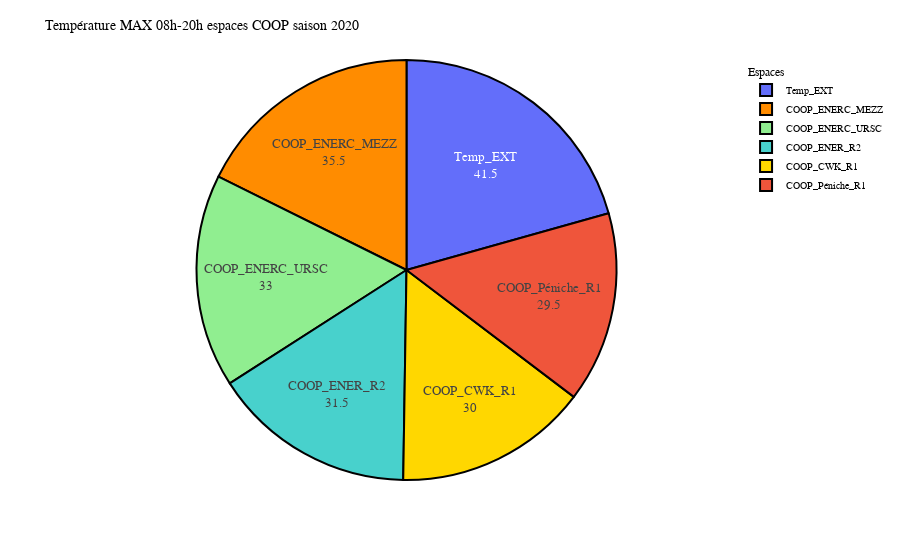

The notebook cell this image was saved under:
### Code cell
fig = px.pie(dfmaxjour, values='Max', names='Espace COOP')
colors = ['gold', 'mediumturquoise', 'darkorange', 'lightgreen']
fig.update_layout(title_text='Température MAX 08h-20h espaces COOP saison 2020', xaxis_title="Espace COOP",
    yaxis_title="°",
    legend_title="Espaces",
    font=dict(
        family="Courier New, monospace",
        size=10,
        color="black"
    ))
fig.update_traces(hoverinfo='label+percent', textinfo='label+value', textfont_size=13,
                  marker=dict(colors=colors, line=dict(color='#000000', width=2)))
fig.show()

### Figure 1 — Plotly figure (JSON) as saved in the notebook; plotly's stock layout.template omitted (floating-point values rounded to 4 significant figures)
{"data": [{"domain": {"x": [0, 1], "y": [0, 1]}, "hoverinfo": "label+percent", "hovertemplate": "Espace COOP=%{label}<br>Max=%{value}<extra></extra>", "labels": ["COOP_CWK_R1", "COOP_ENER_R2", "COOP_ENERC_MEZZ", "COOP_ENERC_URSC", "COOP_Péniche_R1", "Temp_EXT"], "legendgroup": "", "marker": {"colors": ["gold", "mediumturquoise", "darkorange", "lightgreen"], "line": {"color": "#000000", "width": 2}}, "name": "", "showlegend": true, "textfont": {"size": 13}, "textinfo": "label+value", "type": "pie", "values": ["30.0", "31.5", "35.5", "33.0", "29.5", "41.5"]}], "layout": {"font": {"color": "black", "family": "Courier New, monospace", "size": 10}, "legend": {"title": {"text": "Espaces"}, "tracegroupgap": 0}, "margin": {"t": 60}, "title": {"text": "Température MAX 08h-20h espaces COOP saison 2020"}, "xaxis": {"title": {"text": "Espace COOP"}}, "yaxis": {"title": {"text": "°"}}}}
